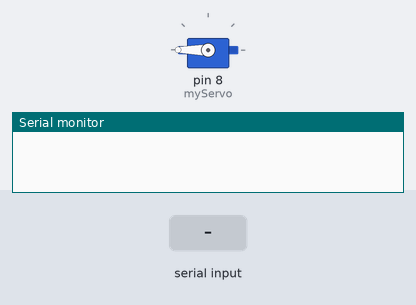
Recording of a sketch running on a simulated Arduino Uno, built with avr-gcc and run on an emulated ATmega328P. Parts: servo, the last lines printed to the serial monitor. Inputs (shaded band) come from the test bench.

Above: at 2.2 s.
2.3 s: "SWITCH\n" received over Serial
At 3.7 s:
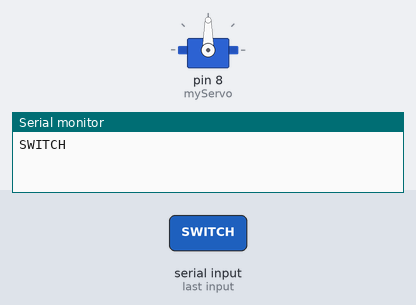
4.5 s: "1\n" received over Serial
Timing chart, 0 to 7.5 s (numbered marks = the images above; inputs shaded):
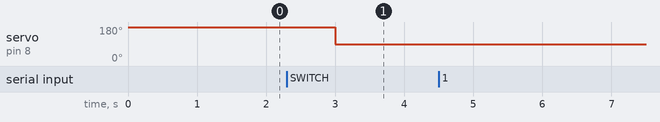

Measured:
- after the input at 2.3 s, servo on pin 8 (myServo): 180° → 90° after 0.70 s

The sketch:

servo.ino
```cpp
#include <Servo.h>

Servo myServo;  // Create a Servo object
int pos;

void setup() {
  myServo.attach(8);  // Attach the servo on pin 9 to the servo object
  Serial.begin(9600); // Start the Serial Monitor
  pos=180;
  myServo.write(pos);
  delay(1000);
}

void loop() {
  String incoming = Serial.readStringUntil('\n');
  Serial.println(incoming);
  if (incoming.equals("SWITCH")){
    if (pos==180){
      pos=90;
    }
    else{
      pos=180;
    }
    myServo.write(pos);
  }
  delay(1000);
}
```
